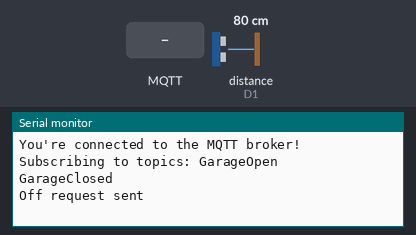
Simulated run of this sketch. Board: ESP8266 (NodeMCU). Parts: the last lines printed to the serial monitor. The inputs (shaded band) are chosen by the test bench; at power-on: distance to the obstacle (sensor on D1) 80 cm. The echo pulse lasts 58.3 µs per cm; WiFi joins after 1.5 s; servers stay silent unless stated; no MQTT or app messages arrive unless stated.

Above: at 2.8 s.
2.9 s: MQTT message "1" arrives on the first subscribed topic
At 3.03 s:
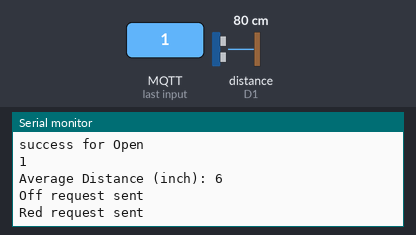
4.4 s: distance to the obstacle (sensor on D1) set to 4 cm
At 4.41 s:
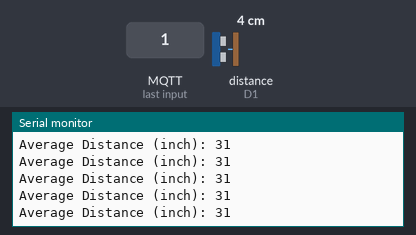
6.4 s: MQTT message "on" arrives on the first subscribed topic
At 6.59 s:
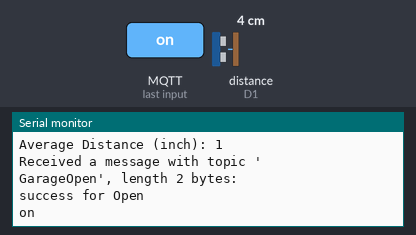
7.9 s: MQTT message "off" arrives on the first subscribed topic
At 7.91 s:
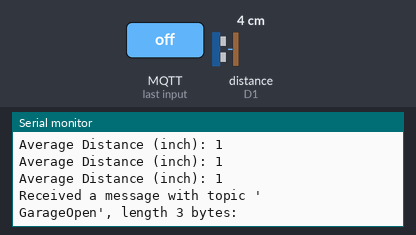
9.4 s: MQTT message "1" arrives on the second subscribed topic
At 9.48 s:
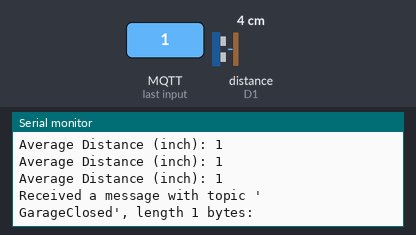
Timing chart, 0 to 12.0 s (numbered marks = the images above; inputs shaded):
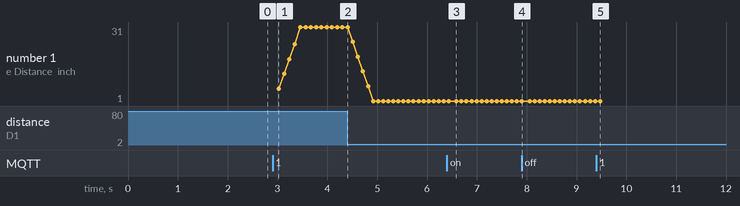

The sketch:

MQTT_Sensor.ino
```cpp
#include <ESP8266WiFi.h>
#include <WiFiClient.h>
#include <ArduinoMqttClient.h>

// WiFi config
const char* ssid = "RYLANSLAPTOP";          // Set Wifi Name
const char* password = "Onyourleft100";     // Set Password

// Mqtt config
const char broker[] = "192.168.137.1";
int        port     = 1883;
const char topicOff[]  = "Off";
const char topicGreen[]  = "Green";
const char topicYellow[]  = "Yellow";
const char topicRed[]  = "Red";
const char topicBlink[]  = "Blink";
const char topicOpen[]  = "GarageOpen";
const char topicClosed[]  = "GarageClosed";

// Wifi and Mqtt instantiation
WiFiClient wifiClient;
MqttClient mqttClient(wifiClient);

// Set Sensor Pins
unsigned char echoPin = D1;                 // Set Echo Pin
unsigned char trigPin = D2;                 // Set Trig Pin

// Needed variables for sensor and light status
long duration;                              // sensor duration measurement
int distance1 = 0;                          // Current distance measurement
int distance2 = 0;                          // Previous distance measurement 2
int distance3 = 0;                          // Previous distance measurement 3
int distance4 = 0;                          // Previous distance measurement 4
int distance5 = 0;                          // Previous distance measurement 5
int avgDistance = 0;                        // Sensor duration measurement
bool greenOn = false;                       // Green status
bool yellowOn = false;                      // Yellow status
bool redOn = false;                         // Red status
bool blinkOn = false;                       // Blink status
bool garageOpen = false;                    // Garage status

// Subscribed Message handling
void onMqttMessage(int messageSize) {
  // Received a message, print out the topic and message size
  Serial.println("Received a message with topic '");
  Serial.print(mqttClient.messageTopic());
  Serial.print("', length ");
  Serial.print(messageSize);
  Serial.println(" bytes:");

  // Save open or close garage door status
  if (mqttClient.messageTopic() == topicOpen) {
    Serial.println("success for Open");
    garageOpen = true;
  }
  else if (mqttClient.messageTopic() == topicClosed) {
    Serial.println("success for Closed");
    garageOpen = false;
  }

  // Use the Stream interface to print the contents
  while (mqttClient.available()) {
    Serial.print((char)mqttClient.read());
  }
  Serial.println();
  Serial.println();
}

// Send Off request
void lightsOff() {
  mqttClient.beginMessage(topicOff);
  mqttClient.print("Off");
  mqttClient.endMessage();
  Serial.println("Off request sent");
}

// Send Green light request
void cycleGreen() {
  mqttClient.beginMessage(topicGreen);
  mqttClient.print("Green");
  mqttClient.endMessage();
  Serial.println("Green request sent");
}

// Send Yellow light request
void cycleYellow() {
  mqttClient.beginMessage(topicYellow);
  mqttClient.print("Yellow");
  mqttClient.endMessage();
  Serial.println("Yellow request sent");
}

// Send Red light request
void cycleRed() {
  mqttClient.beginMessage(topicRed);
  mqttClient.print("Red");
  mqttClient.endMessage();
  Serial.println("Red request sent");
}

// Send Blink light request
void startBlink() {
  mqttClient.beginMessage(topicBlink);
  mqttClient.print("Blink");
  mqttClient.endMessage();
  Serial.println("Blink request sent");
}


void setup() {
  // Setup Serial Monitor with 9600
  Serial.begin(9600);

  // Create Wifi connection and delay until connected
  WiFi.begin(ssid, password);
  Serial.println("Connecting to WiFi");
  while(WiFi.status() != WL_CONNECTED) {    // Loop until connected to WiFi
    delay(500);
    Serial.print(".");
  }

  // If connection successful show IP address in serial monitor
  Serial.println("");
  Serial.print("Connected to ");
  Serial.println(ssid);
  Serial.print("IP address: ");
  Serial.println(WiFi.localIP());           // Show your assigned IP address

  // Connect to MQTT
  Serial.print("Attempting to connect to the MQTT broker: ");
  Serial.println(broker);
  // If unable to connect, output error
  if (!mqttClient.connect(broker, port)) {
    Serial.print("MQTT connection failed! Error code = ");
    Serial.println(mqttClient.connectError());

    while (1);
  }
  Serial.println("You're connected to the MQTT broker!");
  Serial.println();

  // Set Received message action to call selector function
  mqttClient.onMessage(onMqttMessage);

  // Subscribe to desired topics, others commented out for viewing
  Serial.print("Subscribing to topics: ");
  //Serial.println(topicOff);
  //Serial.println(topicGreen);
  //Serial.println(topicYellow);
  //Serial.println(topicRed);
  //Serial.println(topicBlink);
  Serial.println(topicOpen);
  Serial.println(topicClosed);
  Serial.println();
  //mqttClient.subscribe(topicOff);
  //mqttClient.subscribe(topicGreen);
  //mqttClient.subscribe(topicYellow);
  //mqttClient.subscribe(topicRed);
  //mqttClient.subscribe(topicBlink);
  mqttClient.subscribe(topicOpen);
  mqttClient.subscribe(topicClosed);

  // Setup Sensor Pins
  pinMode(trigPin, OUTPUT);                 // Sets the trigPin as an Output
  pinMode(echoPin, INPUT);                  // Sets the echoPin as an Input

  // Start with lights Off
  lightsOff();                              // Makes sure all the lights are off to start
}

void loop() {
  // Regular calls to send MQTT keep alive
  mqttClient.poll();

  // Only use sensor if Garage is open
  if (garageOpen) {
    // Sensor distance checking
    digitalWrite(trigPin, LOW);               // Clears the trigPin
    delayMicroseconds(2);                     // Small delay
    digitalWrite(trigPin, HIGH);              // Sets the trigPin on HIGH state
    delayMicroseconds(10);                    // For 10 microseconds
    digitalWrite(trigPin, LOW);               // trigPin back to LOW state

    // Reads the echoPin, returns the sound wave travel time in microseconds
    duration = pulseIn(echoPin, HIGH);

    // Calculating the measured distance in inches. Remove "* 0.393701" to get cm.
    distance1 = duration * 0.034 / 2 * 0.393701;

    // If a bad distance read, just print a ` and don't add the new distance
    if (distance1 >= 120) {
      Serial.print("`");
    }
    else {
      // add delay to be measuring roughly 9-10 times a second
      delay(100);

      // Average the previous 5 distances together to get a rolling average
      avgDistance = (distance1 + distance2 + distance3 + distance4 + distance5) / 5;

      // Shift all of the measured distances once
      distance5 = distance4;
      distance4 = distance3;
      distance3 = distance2;
      distance2 = distance1;

      // Prints the avgDistance on the Serial Monitor
      Serial.print("Average Distance (inch): ");
      Serial.println(avgDistance);
    }

    // Now to check the distance and set the appropriate LEDs with Get requests

    // Distance between 120 and 20 inches, set LED to green if not already green
    if ((avgDistance <= 120) && (avgDistance > 20) && greenOn == false) {
      // Lights Off then Green on
      lightsOff();
      cycleGreen();

      // All status false but green
      greenOn = true;
      yellowOn = false;
      redOn = false;
      blinkOn = false;
    }
    // Distance between 20 and 12 inches, set LED to yellow if not already yellow
    else if ((avgDistance <= 20) && (avgDistance > 12) && yellowOn == false) {
      // Lights Off then Yellow on
      lightsOff();
      cycleYellow();

      // All status false but yellow
      greenOn = false;
      yellowOn = true;
      redOn = false;
      blinkOn = false;
    }
    // Distance between 12 and 5 inches, set LED to red if not already red
    else if ((avgDistance <= 12) && (avgDistance > 5) && redOn == false) {
      // Lights Off then Red on
      lightsOff();
      cycleRed();

      // All status false but red
      greenOn = false;
      yellowOn = false;
      redOn = true;
      blinkOn = false;
    }
    // Distance between 5 and 0 inches, set LED to blinking red if not already blinking
    else if ((avgDistance <= 5) && (avgDistance > 0) && blinkOn == false) {
      // Lights Off then Blink Red on
      lightsOff();
      startBlink();

      // All status false but blink
      greenOn = false;
      yellowOn = false;
      redOn = false;
      blinkOn = true;
    }
  }
  // If garage is closed, turn off lights if any are on
  else if (greenOn || yellowOn || redOn || blinkOn) {
    // Lights Off
    lightsOff();

    // All status false, lights are off
    greenOn = false;
    yellowOn = false;
    redOn = false;
    blinkOn = false;
  }
}
```

Measured:
- after the input at 2.9 s, the serial monitor: prints a new line at once (image 1)
- after the input at 6.4 s, the serial monitor: prints a new line at once (image 3)
- after the input at 7.9 s, the serial monitor: prints a new line at once (image 4)
- after the input at 9.4 s, the serial monitor: prints a new line after 0.08 s (image 5)
